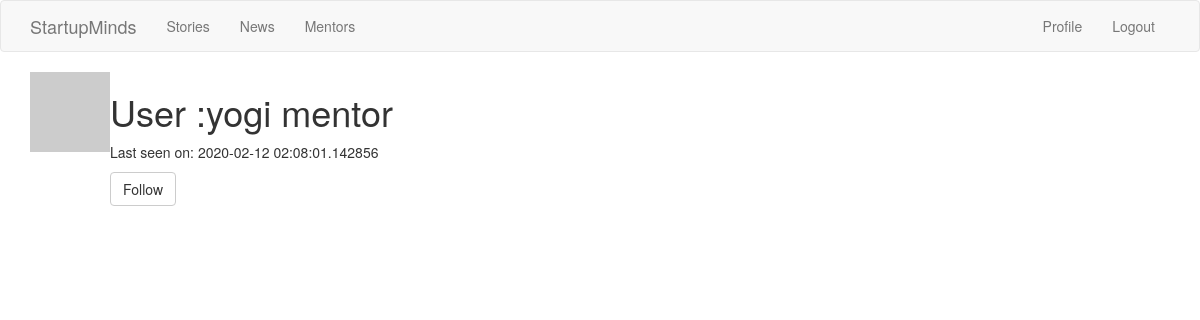
/user/yogi/ (signed in), run on an earlier commit of the app's database.
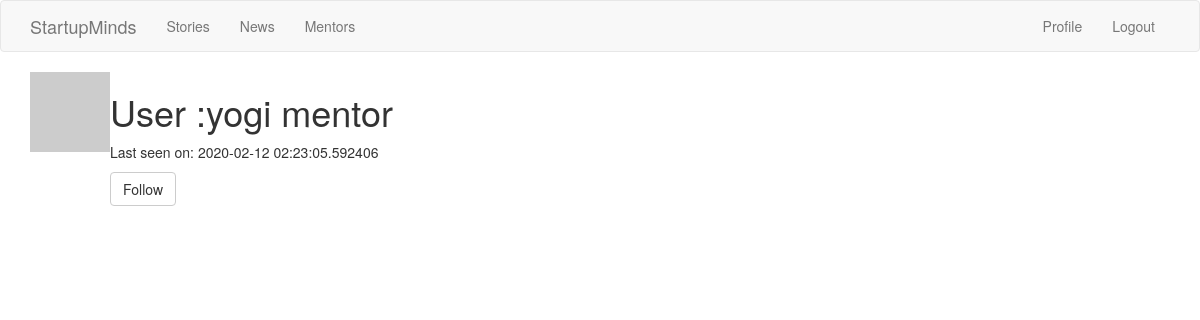
And on a later commit of the database.
### app/models.py (models this page shows, shortened)
class User( UserMixin, db.Model):
	__tablename__ = 'user'
	id = db.Column(db.Integer , primary_key=True)
	username = db.Column(db.String(64) ,index=True , unique=True)
	email = db.Column(db.String(64) , index=True , unique=True)
	password_hash = db.Column(db.String(200))
	about_me = db.Column(db.String(200))
	last_seen = db.Column(db.DateTime , default=datetime.utcnow)
	user_category = db.Column(db.String(50) ,default=None)
	posts = db.relationship('Post' , backref='author' , lazy='dynamic')
	stories = db.relationship('Stories' , backref='author' , lazy='dynamic')
	followed = db.relationship(
	'User', secondary=followers,
	primaryjoin=(followers.c.follower_id == id),
	secondaryjoin=(followers.c.followed_id == id),
	backref=db.backref('followers', lazy='dynamic'), lazy='dynamic')
	def avatar(self, size):
		digest = md5(self.email.lower().encode('utf-8')).hexdigest()
		return 'https://www.gravatar.com/avatar/{}?d=identicon&s={}'.format(digest, size)
	def is_following(self, user):
		return self.followed.filter(followers.c.followed_id == user.id ).count() > 0

### app/views.py (the view)
@app.route('/user/<username>/')
@login_required
def user(username):
	user = User.query.filter_by(username=username).first_or_404()
	return render_template("user.html", user=user )

### app/models.py (called while the page is built)
@login.user_loader
def user_loader(id):
	return User.query.get(int(id))

### app/views.py (called while the page is built)
@app.before_request
def before_request():
	if current_user.is_authenticated:
		current_user.last_seen = datetime.utcnow()
		db.session.commit()

### app/templates/user.html (shortened to what this page needs)
{% extends "theme.html" %}
{% block app_content%}
	<table>
		<tr valign="top">
			<td><img src="{{user.avatar(128)}}"></td>
			<td>
				<h1>User :{{user.username}} {{user.user_category}}</h1>
				{%if user.last_seen %}<p>Last seen on: {{user.last_seen}}</p> {% endif %}
				{% if user == current_user %}
					<p><a role="button" class="btn btn-default" href="{{url_for('editprofile')}}">Edit Profile</a></p>
				{% elif not current_user.is_following(user) %}
					<p><a href="{{url_for('follow',username=user.username)}}" class="btn btn-default" role="button">Follow</a></p>
				{% else %}
					<p><a href="{{url_for('unfollow' , username=user.username)}}" role="button" class="btn btn-default">Unfollow</a></p>
				{% endif%}
			</td>
		</tr>
	</table>
{% endblock%}

### app/templates/theme.html (shortened to what this page needs)
{% extends 'bootstrap/base.html' %}
{% block navbar %}
	<nav class="navbar navbar-default">
        <div class="container">
            <div class="navbar-header">
                <a class="navbar-brand" href="{{ url_for('home') }}">StartupMinds</a>
            </div>
            <div class="collapse navbar-collapse" id="bs-example-navbar-collapse-1">
                <ul class="nav navbar-nav">
                    <li><a href="{{ url_for('stories') }}">Stories</a></li>
                    <li><a href="{{url_for('news')}}">News</a></li>
                    {% if current_user.user_category == "entreprenuer" %}
                    <li><a href="{{url_for('mentors')}}">Mentors</a></li>
                    {% endif %}
                </ul>
                <ul class="nav navbar-nav navbar-right">
                    {% if current_user.is_anonymous %}
                    <li><a href="{{ url_for('login') }}">Login</a></li>
                    {% else %}
                    <li><a href="{{ url_for('user', username=current_user.username) }}">Profile</a></li>
                    <li><a href="{{ url_for('logout') }}">Logout</a></li>
                    {% endif %}
                </ul>
            </div>
        </div>
    </nav>
{% endblock %}
{% block content %}
	<div class="container">
		{% block app_content %}
        {% endblock %}
	</div>
{% endblock %}

What changed in the data, as far as the page shows it:
changed User "yogi": last_seen "2020-02-12 02:08:01.142856" → "2020-02-12 02:23:05.592406"
